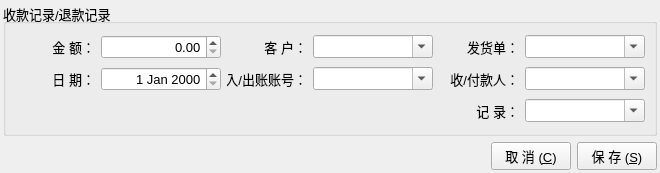
<?xml version="1.0" encoding="UTF-8"?>
<ui version="4.0">
 <class>FormReceipt</class>
 <widget class="QWidget" name="FormReceipt">
  <property name="geometry">
   <rect>
    <x>0</x>
    <y>0</y>
    <width>658</width>
    <height>173</height>
   </rect>
  </property>
  <property name="font">
   <font>
    <pointsize>10</pointsize>
   </font>
  </property>
  <property name="windowTitle">
   <string>FormReceipt</string>
  </property>
  <layout class="QVBoxLayout" name="verticalLayout_2">
   <property name="margin">
    <number>3</number>
   </property>
   <item>
    <widget class="QGroupBox" name="groupBox">
     <property name="title">
      <string>收款记录/退款记录</string>
     </property>
     <layout class="QVBoxLayout" name="verticalLayout">
      <item>
       <layout class="QHBoxLayout" name="horizontalLayout_2">
        <item>
         <widget class="QLabel" name="label_7">
          <property name="minimumSize">
           <size>
            <width>80</width>
            <height>0</height>
           </size>
          </property>
          <property name="text">
           <string>金 额：</string>
          </property>
          <property name="alignment">
           <set>Qt::AlignRight|Qt::AlignTrailing|Qt::AlignVCenter</set>
          </property>
         </widget>
        </item>
        <item>
         <widget class="QDoubleSpinBox" name="doubleSpinBox">
          <property name="minimumSize">
           <size>
            <width>120</width>
            <height>0</height>
           </size>
          </property>
          <property name="alignment">
           <set>Qt::AlignRight|Qt::AlignTrailing|Qt::AlignVCenter</set>
          </property>
         </widget>
        </item>
        <item>
         <widget class="QLabel" name="label_5">
          <property name="minimumSize">
           <size>
            <width>80</width>
            <height>0</height>
           </size>
          </property>
          <property name="text">
           <string>客 户：</string>
          </property>
          <property name="alignment">
           <set>Qt::AlignRight|Qt::AlignTrailing|Qt::AlignVCenter</set>
          </property>
         </widget>
        </item>
        <item>
         <widget class="QComboBox" name="comboBox_3">
          <property name="minimumSize">
           <size>
            <width>120</width>
            <height>0</height>
           </size>
          </property>
          <property name="editable">
           <bool>true</bool>
          </property>
          <property name="duplicatesEnabled">
           <bool>true</bool>
          </property>
         </widget>
        </item>
        <item>
         <widget class="QLabel" name="label_4">
          <property name="minimumSize">
           <size>
            <width>80</width>
            <height>0</height>
           </size>
          </property>
          <property name="text">
           <string>发货单：</string>
          </property>
          <property name="alignment">
           <set>Qt::AlignRight|Qt::AlignTrailing|Qt::AlignVCenter</set>
          </property>
         </widget>
        </item>
        <item>
         <widget class="QComboBox" name="comboBox_4">
          <property name="minimumSize">
           <size>
            <width>120</width>
            <height>0</height>
           </size>
          </property>
          <property name="editable">
           <bool>true</bool>
          </property>
          <property name="duplicatesEnabled">
           <bool>true</bool>
          </property>
         </widget>
        </item>
       </layout>
      </item>
      <item>
       <layout class="QHBoxLayout" name="horizontalLayout_3">
        <item>
         <widget class="QLabel" name="label_6">
          <property name="minimumSize">
           <size>
            <width>80</width>
            <height>0</height>
           </size>
          </property>
          <property name="text">
           <string>日 期：</string>
          </property>
          <property name="alignment">
           <set>Qt::AlignRight|Qt::AlignTrailing|Qt::AlignVCenter</set>
          </property>
         </widget>
        </item>
        <item>
         <widget class="QDateEdit" name="dateEdit_2">
          <property name="minimumSize">
           <size>
            <width>120</width>
            <height>0</height>
           </size>
          </property>
          <property name="alignment">
           <set>Qt::AlignRight|Qt::AlignTrailing|Qt::AlignVCenter</set>
          </property>
         </widget>
        </item>
        <item>
         <widget class="QLabel" name="label_8">
          <property name="minimumSize">
           <size>
            <width>80</width>
            <height>0</height>
           </size>
          </property>
          <property name="text">
           <string>入/出账账号：</string>
          </property>
          <property name="alignment">
           <set>Qt::AlignRight|Qt::AlignTrailing|Qt::AlignVCenter</set>
          </property>
         </widget>
        </item>
        <item>
         <widget class="QComboBox" name="comboBox_6">
          <property name="minimumSize">
           <size>
            <width>120</width>
            <height>0</height>
           </size>
          </property>
          <property name="editable">
           <bool>true</bool>
          </property>
          <property name="duplicatesEnabled">
           <bool>true</bool>
          </property>
         </widget>
        </item>
        <item>
         <widget class="QLabel" name="label_11">
          <property name="minimumSize">
           <size>
            <width>80</width>
            <height>0</height>
           </size>
          </property>
          <property name="text">
           <string>收/付款人：</string>
          </property>
          <property name="alignment">
           <set>Qt::AlignRight|Qt::AlignTrailing|Qt::AlignVCenter</set>
          </property>
         </widget>
        </item>
        <item>
         <widget class="QComboBox" name="comboBox_5">
          <property name="minimumSize">
           <size>
            <width>120</width>
            <height>0</height>
           </size>
          </property>
          <property name="editable">
           <bool>true</bool>
          </property>
          <property name="duplicatesEnabled">
           <bool>true</bool>
          </property>
         </widget>
        </item>
       </layout>
      </item>
      <item>
       <layout class="QHBoxLayout" name="horizontalLayout" stretch="1,0,0">
        <item>
         <widget class="QLabel" name="label">
          <property name="text">
           <string/>
          </property>
         </widget>
        </item>
        <item>
         <widget class="QLabel" name="label_13">
          <property name="minimumSize">
           <size>
            <width>80</width>
            <height>0</height>
           </size>
          </property>
          <property name="text">
           <string>记 录：</string>
          </property>
          <property name="alignment">
           <set>Qt::AlignRight|Qt::AlignTrailing|Qt::AlignVCenter</set>
          </property>
         </widget>
        </item>
        <item>
         <widget class="QComboBox" name="comboBox_7">
          <property name="minimumSize">
           <size>
            <width>120</width>
            <height>0</height>
           </size>
          </property>
          <property name="editable">
           <bool>true</bool>
          </property>
          <property name="duplicatesEnabled">
           <bool>true</bool>
          </property>
         </widget>
        </item>
       </layout>
      </item>
     </layout>
    </widget>
   </item>
   <item>
    <layout class="QHBoxLayout" name="horizontalLayout_4" stretch="1,0,0">
     <item>
      <widget class="QLabel" name="label_10">
       <property name="text">
        <string/>
       </property>
      </widget>
     </item>
     <item>
      <widget class="QPushButton" name="pushButton_Cancel">
       <property name="text">
        <string>取 消 (&amp;C)</string>
       </property>
      </widget>
     </item>
     <item>
      <widget class="QPushButton" name="pushButton_Save">
       <property name="text">
        <string>保 存 (&amp;S)</string>
       </property>
      </widget>
     </item>
    </layout>
   </item>
  </layout>
 </widget>
 <resources/>
 <connections/>
</ui>
